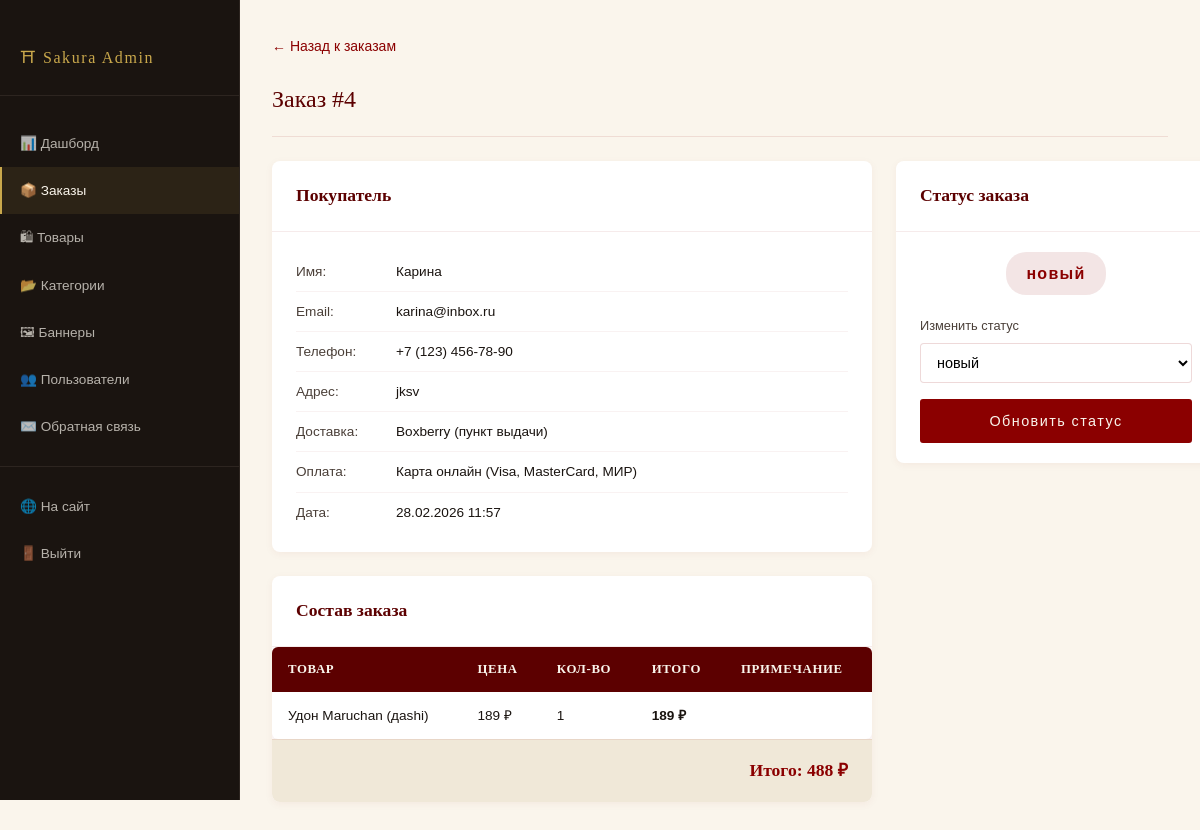
/admin/orders.php?view=4 (signed in), run on the app's committed database.
### tables this page shows
CREATE TABLE `orders` (
  `id` int(10) UNSIGNED NOT NULL,
  `user_id` int(10) UNSIGNED NOT NULL,
  `order_date` datetime NOT NULL DEFAULT current_timestamp(),
  `status` enum('новый','оплачен','отправлен','доставлен','отменён') NOT NULL DEFAULT 'новый',
  `total_amount` decimal(10,2) NOT NULL,
  `delivery_address` text NOT NULL,
  `delivery_method` varchar(100) NOT NULL,
  `payment_method` varchar(100) NOT NULL
);

CREATE TABLE `users` (
  `id` int(10) UNSIGNED NOT NULL,
  `email` varchar(255) NOT NULL,
  `phone` varchar(20) DEFAULT NULL,
  `password_hash` varchar(255) NOT NULL,
  `full_name` varchar(255) NOT NULL,
  `role` enum('client','admin') NOT NULL DEFAULT 'client',
  `created_at` datetime NOT NULL DEFAULT current_timestamp()
);

CREATE TABLE `order_items` (
  `id` int(10) UNSIGNED NOT NULL,
  `order_id` int(10) UNSIGNED NOT NULL,
  `product_id` int(10) UNSIGNED DEFAULT NULL,
  `product_name` varchar(255) NOT NULL,
  `price_at_purchase` decimal(10,2) NOT NULL,
  `quantity` int(10) UNSIGNED NOT NULL
);

### admin/orders.php (the view, shortened to what this page needs)
<?php
$db = getDB();
$statusOptions = ['новый', 'оплачен', 'отправлен', 'доставлен', 'отменён'];
$statusLabels = [
    'новый'     => 'status-new',
    'оплачен'   => 'status-paid',
    'отправлен' => 'status-sent',
    'доставлен' => 'status-done',
    'отменён'   => 'status-cancel',
];
$viewOrder = null;
$orderItems = [];
if (isset($_GET['view'])) {
    $st = $db->prepare("
        SELECT o.*, u.full_name, u.email, u.phone
        FROM orders o
        LEFT JOIN users u ON u.id = o.user_id
        WHERE o.id = ?
    ");
    $st->execute([$_GET['view']]);
    $viewOrder = $st->fetch();
    if ($viewOrder) {
        $st = $db->prepare("
            SELECT oi.*, p.slug
            FROM order_items oi
            LEFT JOIN products p ON p.id = oi.product_id
            WHERE oi.order_id = ?
        ");
        $st->execute([$viewOrder['id']]);
        $orderItems = $st->fetchAll();
    }
}
include 'admin_header.php';
?>
<div class="admin-layout">
    <aside class="admin-sidebar">
        <div class="admin-logo">⛩ Sakura Admin</div>
        <nav class="admin-nav">
            <a href="index.php" class="admin-nav-item">📊 Дашборд</a>
            <a href="orders.php" class="admin-nav-item active">📦 Заказы</a>
            <a href="products.php" class="admin-nav-item">🛍 Товары</a>
            <a href="categories.php" class="admin-nav-item">📂 Категории</a>
            <a href="banners.php" class="admin-nav-item">🖼 Баннеры</a>
            <a href="users.php" class="admin-nav-item">👥 Пользователи</a>
            <a href="feedback.php" class="admin-nav-item">✉️ Обратная связь</a>
            <div class="admin-nav-divider"></div>
            <a href="<?= BASE_URL ?>index.php" class="admin-nav-item">🌐 На сайт</a>
            <a href="<?= BASE_URL ?>logout.php" class="admin-nav-item">🚪 Выйти</a>
        </nav>
    </aside>
    <main class="admin-main">
        <?php if ($viewOrder): ?>
        <div class="back-link">
            <a href="orders.php" class="back-link-inner">← Назад к заказам</a>
        </div>
        <div class="admin-page-title">Заказ #<?= $viewOrder['id'] ?></div>
        <div class="order-detail-grid">
            <div class="order-detail-left">
                <div class="admin-card">
                    <div class="admin-card-header">
                        <h3 class="admin-card-title">Покупатель</h3>
                    </div>
                    <div class="admin-card-body">
                        <div class="info-row">
                            <span class="info-label">Имя:</span>
                            <span class="info-value"><?= htmlspecialchars($viewOrder['full_name']) ?></span>
                        </div>
                        <div class="info-row">
                            <span class="info-label">Email:</span>
                            <span class="info-value"><?= htmlspecialchars($viewOrder['email']) ?></span>
                        </div>
                        <?php if ($viewOrder['phone']): ?>
                        <div class="info-row">
                            <span class="info-label">Телефон:</span>
                            <span class="info-value"><?= htmlspecialchars($viewOrder['phone']) ?></span>
                        </div>
                        <?php endif; ?>
                        <div class="info-row">
                            <span class="info-label">Адрес:</span>
                            <span class="info-value"><?= htmlspecialchars($viewOrder['delivery_address']) ?></span>
                        </div>
                        <div class="info-row">
                            <span class="info-label">Доставка:</span>
                            <span class="info-value"><?= htmlspecialchars($viewOrder['delivery_method']) ?></span>
                        </div>
                        <div class="info-row">
                            <span class="info-label">Оплата:</span>
                            <span class="info-value"><?= htmlspecialchars($viewOrder['payment_method']) ?></span>
                        </div>
                        <div class="info-row">
                            <span class="info-label">Дата:</span>
                            <span class="info-value"><?= date('d.m.Y H:i', strtotime($viewOrder['order_date'])) ?></span>
                        </div>
                    </div>
                </div>
                <div class="admin-card">
                    <div class="admin-card-header">
                        <h3 class="admin-card-title">Состав заказа</h3>
                    </div>
                    <div class="admin-table-responsive">
                        <table class="admin-table">
                            <thead>
                                <tr>
                                    <th>Товар</th>
                                    <th>Цена</th>
                                    <th>Кол-во</th>
                                    <th>Итого</th>
                                    <th>Примечание</th>
                                </tr>
                            </thead>
                            <tbody>
                                <?php foreach ($orderItems as $oi): ?>
                                <tr>
                                    <td>
                                        <?= htmlspecialchars($oi['product_name']) ?>
                                    </td>
                                    <td><?= number_format($oi['price_at_purchase'], 0, ',', ' ') ?> ₽</td>
                                    <td><?= $oi['quantity'] ?></td>
                                    <td><strong><?= number_format($oi['price_at_purchase'] * $oi['quantity'], 0, ',', ' ') ?> ₽</strong></td>
                                    <td>
                                    </td>
                                </tr>
                                <?php endforeach; ?>
                            </tbody>
                        </table>
                    </div>
                    <div class="order-total">
                        Итого: <?= number_format($viewOrder['total_amount'], 0, ',', ' ') ?> ₽
                    </div>
                </div>
            </div>
            <div class="order-detail-right">
                <div class="admin-card status-card">
                    <div class="admin-card-header">
                        <h3 class="admin-card-title">Статус заказа</h3>
                    </div>
                    <div class="admin-card-body">
                        <div class="current-status">
                            <span class="order-status <?= $statusLabels[$viewOrder['status']] ?? 'status-new' ?>">
                                <?= $viewOrder['status'] ?>
                            </span>
                        </div>
                        <form method="POST" class="status-form">
                            <div class="admin-form-group">
                                <label class="admin-form-label">Изменить статус</label>
                                <select name="status" class="admin-form-select">
                                    <?php foreach ($statusOptions as $s): ?>
                                    <option value="<?= $s ?>" <?= $s === $viewOrder['status'] ? 'selected' : '' ?>><?= $s ?></option>
                                    <?php endforeach; ?>
                                </select>
                            </div>
                            <button type="submit" class="btn btn-primary btn-full">Обновить статус</button>
                        </form>
                    </div>
                </div>
            </div>
        </div>
        <?php endif; ?>
    </main>
</div>
<?php include 'admin_footer.php'; ?>

### css/admin.css (style rules this page uses)
.admin-layout { display: flex; min-height: 100vh; position: relative; }
.admin-sidebar { width: 240px; background: var(--charcoal); color: var(--ivory); transition: transform 0.3s ease; flex-shrink: 0; height: 100vh; position: sticky; top: 0; overflow-y: auto; z-index: 100; }
.admin-logo { padding: 24px 20px; font-family: var(--font-serif); color: var(--gold); font-size: 1rem; letter-spacing: 0.1em; border-bottom: 1px solid var(--charcoal-mid); white-space: nowrap; }
.admin-nav { padding: 16px 0; }
.admin-nav-item { display: flex; align-items: center; gap: 12px; padding: 12px 20px; color: rgba(250,245,236,0.7); font-size: 0.85rem; transition: all 0.2s ease; white-space: nowrap; text-decoration: none; }
.admin-nav-item:hover, .admin-nav-item.active { color: var(--ivory); background: rgba(201,168,76,0.1); border-left: 2px solid var(--gold); padding-left: 18px; }
.admin-nav-divider { height: 1px; background: var(--charcoal-mid); margin: 16px 0; }
.admin-main { flex: 1; padding: 32px; background: var(--ivory); overflow-x: hidden; max-width: calc(100% - 240px); }
.admin-page-title { font-family: var(--font-serif); font-size: 1.5rem; color: var(--crimson-deep); margin-bottom: 24px; padding-bottom: 16px; border-bottom: 1px solid rgba(139,0,0,0.1); }
.admin-card { background: var(--white); border-radius: 8px; box-shadow: 0 2px 8px rgba(139,0,0,0.05); overflow: hidden; margin-bottom: 24px; }
.admin-card-header { display: flex; justify-content: space-between; align-items: center; padding: 20px 24px; border-bottom: 1px solid rgba(139,0,0,0.08); flex-wrap: wrap; gap: 12px; }
.admin-card-title { font-family: var(--font-serif); color: var(--crimson-deep); font-size: 1.1rem; margin: 0; }
.admin-table-responsive { overflow-x: auto; -webkit-overflow-scrolling: touch; margin: 0; }
.admin-table { width: 100%; border-collapse: collapse; min-width: 600px; }
.admin-table th { background: var(--crimson-deep); color: var(--ivory); padding: 12px 16px; text-align: left; font-family: var(--font-serif); font-size: 0.8rem; letter-spacing: 0.05em; white-space: nowrap; }
.admin-table td { padding: 12px 16px; border-bottom: 1px solid rgba(139,0,0,0.06); font-size: 0.85rem; }
.admin-table tr:last-child td { border-bottom: none; }
.admin-form-group { margin-bottom: 16px; }
.admin-form-label { display: block; font-size: 0.8rem; color: var(--charcoal-light); margin-bottom: 6px; font-weight: 500; }
.admin-form-input, .admin-form-select, .admin-form-textarea { width: 100%; padding: 10px 12px; border: 1px solid rgba(139,0,0,0.15); border-radius: 4px; font-size: 0.9rem; transition: all 0.2s ease; background: var(--white); }
.status-new { background: rgba(139,0,0,0.1); color: var(--crimson); }

### admin/admin_header.php (style rules this page uses)
body { background: var(--ivory); margin: 0; padding: 0; overflow-x: hidden; }
* { box-sizing: border-box; }

### admin/orders.php (style rules this page uses)
.btn-full { width: 100%; }

### data on the page
orders: id "4", user.full_name "Карина", user.email "karina@inbox.ru", user.phone "+7 (123) 456-78-90", delivery_address "jksv", delivery_method "Boxberry (пункт выдачи)", payment_method "Карта онлайн (Visa, MasterCard, МИР)", order_date "28.02.2026 11:57", total_amount "488", status "новый"
order_items: product_name "Удон Maruchan (дashi)", price_at_purchase "189", quantity "1", $oi['price_at_purchase'] * $oi['quantity'] "189"
